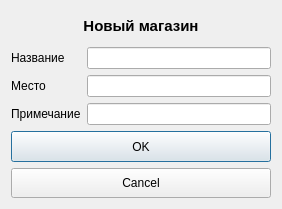
<?xml version="1.0" encoding="UTF-8"?>
<ui version="4.0">
 <class>Dialog_Input_New_Shop</class>
 <widget class="QDialog" name="Dialog_Input_New_Shop">
  <property name="geometry">
   <rect>
    <x>0</x>
    <y>0</y>
    <width>282</width>
    <height>209</height>
   </rect>
  </property>
  <property name="sizePolicy">
   <sizepolicy hsizetype="Maximum" vsizetype="Maximum">
    <horstretch>0</horstretch>
    <verstretch>0</verstretch>
   </sizepolicy>
  </property>
  <property name="windowTitle">
   <string>Dialog</string>
  </property>
  <property name="sizeGripEnabled">
   <bool>false</bool>
  </property>
  <property name="modal">
   <bool>false</bool>
  </property>
  <layout class="QGridLayout" name="gridLayout">
   <item row="0" column="0">
    <layout class="QVBoxLayout" name="verticalLayout">
     <property name="sizeConstraint">
      <enum>QLayout::SetMaximumSize</enum>
     </property>
     <item alignment="Qt::AlignHCenter">
      <widget class="QLabel" name="label">
       <property name="font">
        <font>
         <pointsize>11</pointsize>
         <weight>75</weight>
         <bold>true</bold>
        </font>
       </property>
       <property name="text">
        <string>Новый магазин</string>
       </property>
       <property name="textFormat">
        <enum>Qt::AutoText</enum>
       </property>
       <property name="alignment">
        <set>Qt::AlignCenter</set>
       </property>
      </widget>
     </item>
     <item>
      <layout class="QFormLayout" name="formLayout_Counters">
       <property name="fieldGrowthPolicy">
        <enum>QFormLayout::AllNonFixedFieldsGrow</enum>
       </property>
       <item row="0" column="0">
        <widget class="QLabel" name="Label_Name">
         <property name="text">
          <string>Название</string>
         </property>
        </widget>
       </item>
       <item row="0" column="1">
        <widget class="QLineEdit" name="LineEdit_Name_Shop"/>
       </item>
       <item row="1" column="0">
        <widget class="QLabel" name="Label_Place">
         <property name="text">
          <string>Место</string>
         </property>
        </widget>
       </item>
       <item row="1" column="1">
        <widget class="QLineEdit" name="LineEdit_Place"/>
       </item>
       <item row="2" column="0">
        <widget class="QLabel" name="Label_Note">
         <property name="text">
          <string>Примечание</string>
         </property>
        </widget>
       </item>
       <item row="2" column="1">
        <widget class="QLineEdit" name="LineEdit_Note"/>
       </item>
      </layout>
     </item>
     <item>
      <widget class="QPushButton" name="pushButton_OK">
       <property name="sizePolicy">
        <sizepolicy hsizetype="Minimum" vsizetype="Minimum">
         <horstretch>0</horstretch>
         <verstretch>0</verstretch>
        </sizepolicy>
       </property>
       <property name="text">
        <string>OK</string>
       </property>
      </widget>
     </item>
     <item>
      <widget class="QPushButton" name="pushButton_Cancel">
       <property name="sizePolicy">
        <sizepolicy hsizetype="Minimum" vsizetype="Minimum">
         <horstretch>0</horstretch>
         <verstretch>0</verstretch>
        </sizepolicy>
       </property>
       <property name="text">
        <string>Cancel</string>
       </property>
      </widget>
     </item>
    </layout>
   </item>
  </layout>
 </widget>
 <resources/>
 <connections/>
</ui>
